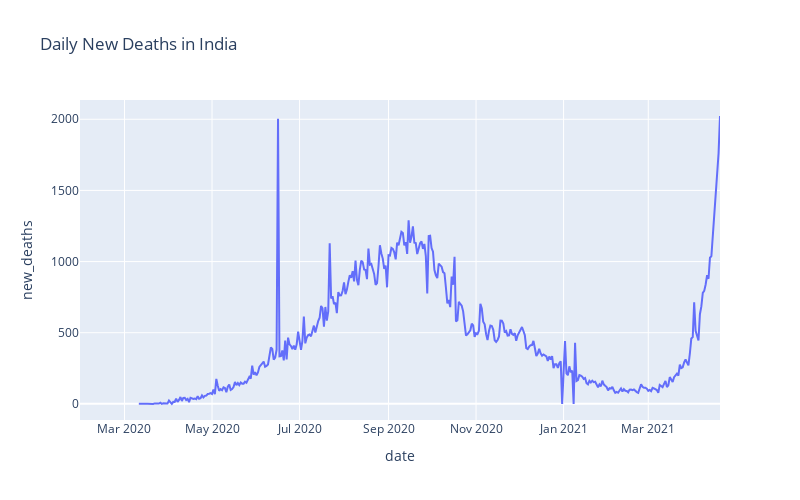

The notebook cell saved with this chart:
### Markdown cell above
<h2>Daily New Deaths in India</h2>

### Code cell
fig = px.line(india_cases, x='date', y='new_deaths', title='Daily New Deaths in India', width=800, height=500)
fig.show()

### Figure 1 — Plotly figure (JSON) as saved in the notebook; plotly's stock layout.template omitted (floating-point values rounded to 4 significant figures; data arrays with more than 128 entries replaced by an {"elided": "..."} marker saying what was removed)
{"data": [{"hovertemplate": "date=%{x}<br>new_deaths=%{y}<extra></extra>", "legendgroup": "", "line": {"color": "#636efa", "dash": "solid"}, "mode": "lines", "name": "", "orientation": "v", "showlegend": false, "type": "scatter", "x": {"elided": "447 str values"}, "xaxis": "x", "y": {"elided": "447 int values"}, "yaxis": "y"}], "layout": {"height": 500, "legend": {"tracegroupgap": 0}, "title": {"text": "Daily New Deaths in India"}, "width": 800, "xaxis": {"anchor": "y", "domain": [0, 1], "title": {"text": "date"}}, "yaxis": {"anchor": "x", "domain": [0, 1], "title": {"text": "new_deaths"}}}}
